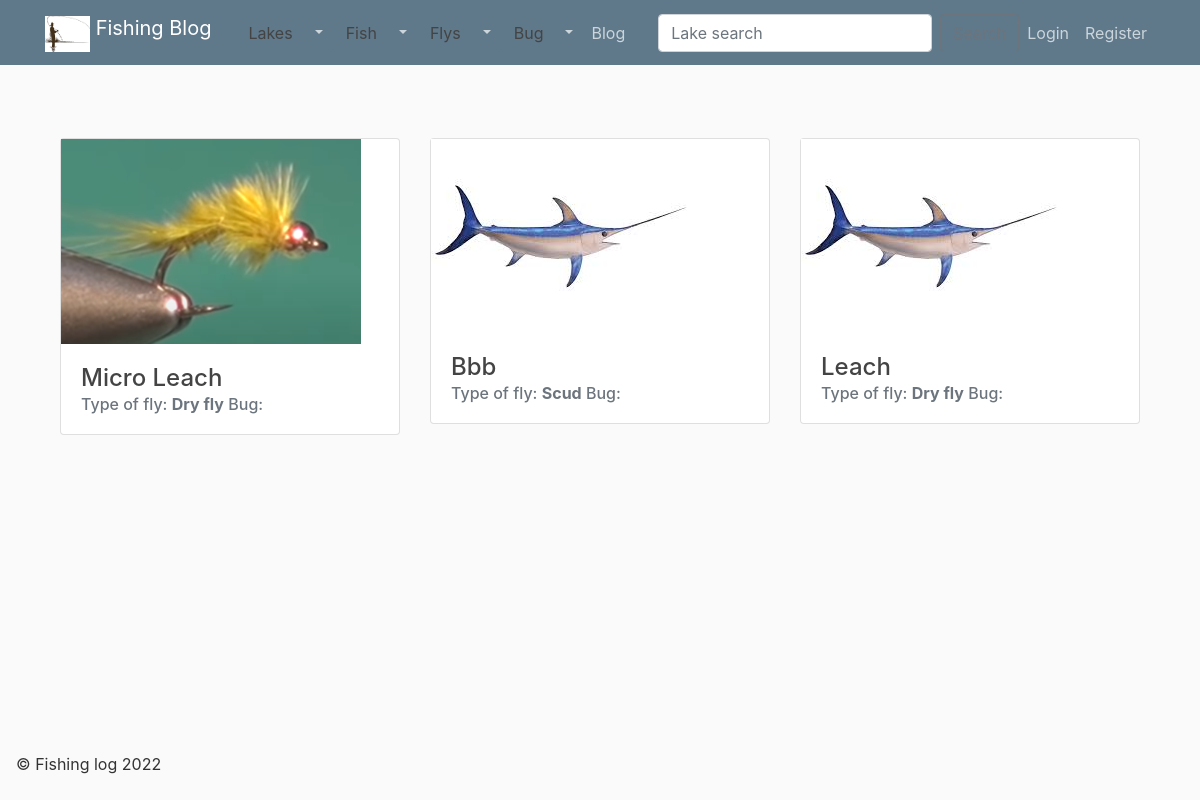
The app's page /flys/ with its own data.
### catches/models.py (models this page shows, shortened)
class Fly(models.Model):
    name = models.CharField(max_length = 100)
    bug = models.ForeignKey(Bug, blank=True, null= True, on_delete=models.SET_NULL )
    fly_type = models.ForeignKey(Fly_type, blank=True, null= True, on_delete=models.SET_NULL)
    description = models.CharField (max_length=400, blank=True)
    size_range = models.CharField ( max_length=100, blank=True)
    author = models.CharField (max_length=100, blank=True)
    youtube = models.URLField (blank=True )
    image = models.ImageField (
        default='default.jpg',
        upload_to='',
        height_field=None,
        width_field=None,
        max_length=100,
        blank=True)
    class Meta:
        ordering = ['name']

class Fly_type(models.Model):
    name = models.CharField(max_length = 100)
    notes = models.TextField(blank=True)
    def __str__ (self):
        return self.name

### catches/views.py (the view)
class FlyListView (ListView):
    model = Fly
    context_object_name = 'flys'
    paginate_by = 6

### catches/templates/catches/fly_list.html (shortened to what this page needs)
{% extends "catches/base/base.html" %}
{% block content %}
    <div class="album py-5 ">
        <div class="container">
            <div class = "row">
                {% for fly in flys %}
                    <div class="col-md-4">
                        <div class="card mb-4 box-shadow">
                            <a href="{% url 'fly_detail' fly.id %}" class="card-link">
                                <img src={{ fly.image.url }} alt={{ fly.name | title }}>
                            </a>
                            <div class="card-body">
                                <h4 class="">{{ fly.name | title  }}</h4>
                                <h6 class="card-subtitle text-muted">
                                    Type of fly: <b>{{ fly.fly_type }}</b>  Bug: <b>{{ fly.bug.name }}</b>
                                </h6>
                            </div>
                        </div>
                    </div>
                {% endfor %}
            </div>
        </div>
    </div>
{% endblock content %}

### catches/static/catches/site/main.css (style rules this page uses)
body { background: #fafafa; color: #333333; margin-top: 5rem; }
h1, h2, h3, h4, h5, h6 { color: #444444; }
a { color: #444444; }

### records on screen
Fly: image (picture), name "Micro Leach", fly_type "Dry fly"
Fly: image (placeholder picture), name "Bbb", fly_type "Scud"
Fly: image (placeholder picture), name "Leach", fly_type "Dry fly"
